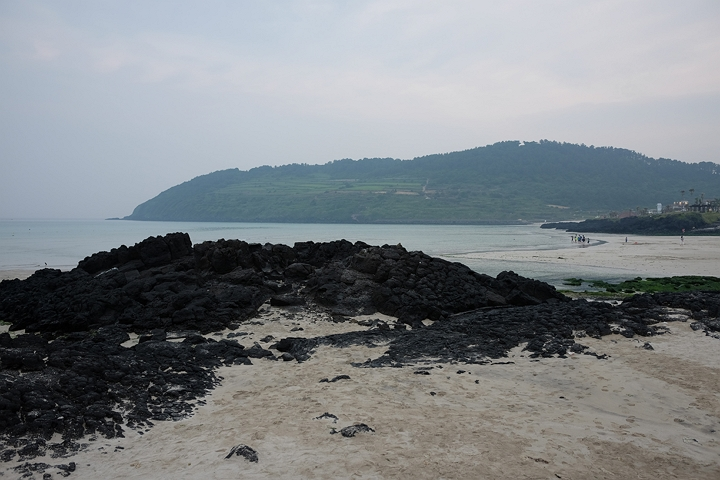
#> input picture 5주차/img1.jpg, 720 x 480 px
$ python 5_3.py
#> lines starting #> are read from the running program, lines starting #| are printed output that depends on the picture
import cv2 as cv
import numpy as np
import matplotlib.pyplot as plt

# 두 개의 이미지를 불러옵니다
img1 = cv.imread('img1.jpg')
#> img1 is the input picture: shape (480, 720, 3); mean B, G, R 134.2, 130.6, 125.7
img2 = cv.imread('img2.jpg')
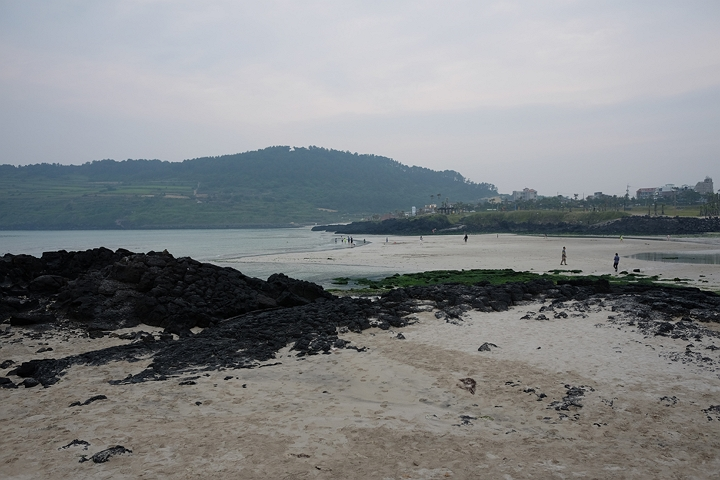
#> input picture 5주차/img2.jpg, 720 x 480 px
#> img2 is the input picture: shape (480, 720, 3); mean B, G, R 134.4, 132.3, 129.6

# BGR 컬러 영상을 명암 영상으로 변환
gray1 = cv.cvtColor(img1, cv.COLOR_BGR2GRAY)
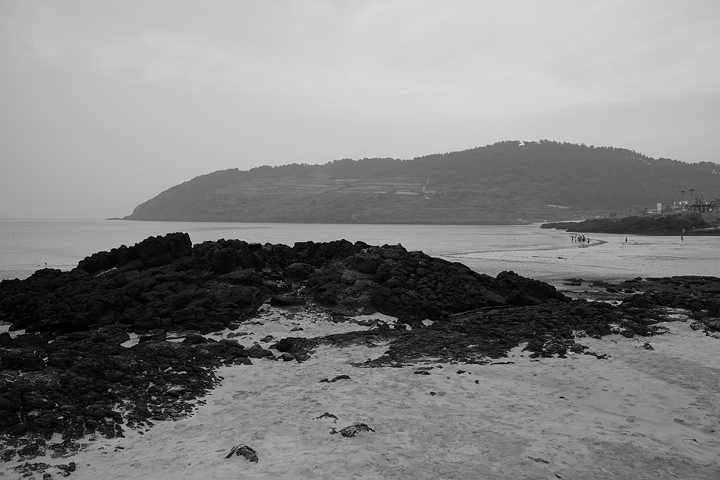
#> gray1: shape (480, 720); min 0, max 219, mean 129.5
gray2 = cv.cvtColor(img2, cv.COLOR_BGR2GRAY)
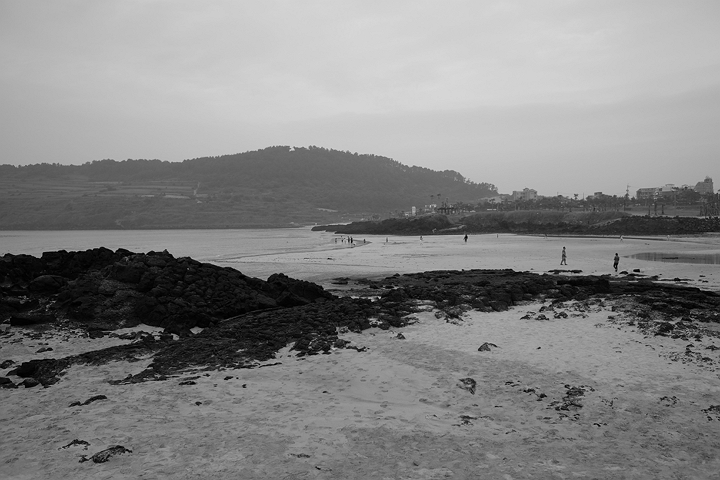
#> gray2: shape (480, 720); min 0, max 218, mean 131.7

# SIFT 특징점 검출기를 생성하고 특징점을 검출합니다
sift = cv.SIFT_create()
kp1, des1 = sift.detectAndCompute(gray1, None)
#> kp1 = 927 keypoints; strongest (x, y, size): (619, 303, 2.6), (427, 373, 2.2), (205, 368, 1.9), (440, 367, 2.1)
kp2, des2 = sift.detectAndCompute(gray2, None)
#> kp2 = 965 keypoints; strongest (x, y, size): (466, 237, 2), (638, 270, 2.3), (635, 270, 1.9), (244, 386, 2.5)

# BFMatcher를 사용하여 특징점을 매칭합니다 (요구사항에 맞게 수정)
bf_matcher = cv.BFMatcher()
knn_match = bf_matcher.knnMatch(des1, des2, 2)
#> knn_match = 927 matches

# 좋은 매칭점만 선택합니다
T = 0.7
good_match = []
for nearest1, nearest2 in knn_match:
    if (nearest1.distance / nearest2.distance) < T:
        good_match.append(nearest1)
#> after the loop, good_match = 270 matches

# 매칭된 특징점의 좌표를 추출합니다
points1 = np.float32([kp1[gm.queryIdx].pt for gm in good_match])
#> points1 = 270 pairs, first value 19.44 to 708.6, second value 135.2 to 465.1
points2 = np.float32([kp2[gm.trainIdx].pt for gm in good_match])  # trainIdx 수정
#> points2 = 270 pairs, first value 8.21 to 584.2, second value 141.1 to 471.8

# RANSAC을 사용하여 호모그래피 행렬을 계산합니다
H, _ = cv.findHomography(points1, points2, cv.RANSAC)
#> H = [[1.65, -0.0446, -418.5], [0.176, 1.44, -83.12], [0.000879, 2.58e-05, 1]]

# 이미지 크기를 가져옵니다
h1, w1 = img1.shape[0], img1.shape[1]
#> h1 = 480; w1 = 720
h2, w2 = img2.shape[0], img2.shape[1]
#> h2 = 480; w2 = 720

# warpPerspective를 사용하여 img1을 img2의 관점으로 변환합니다
img1_warped = cv.warpPerspective(img1, H, (w2, h2))
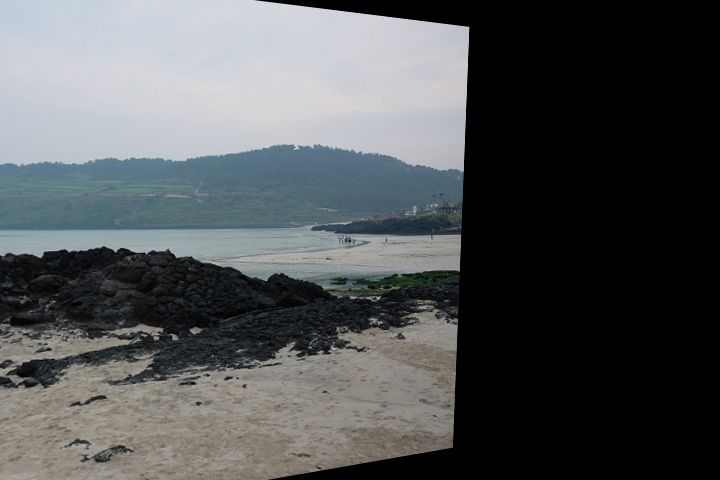
#> img1_warped: shape (480, 720, 3); mean B, G, R 86.3, 84.9, 82

overlay = cv.addWeighted(img1, 0.5, img1_warped, 0.5, 0)
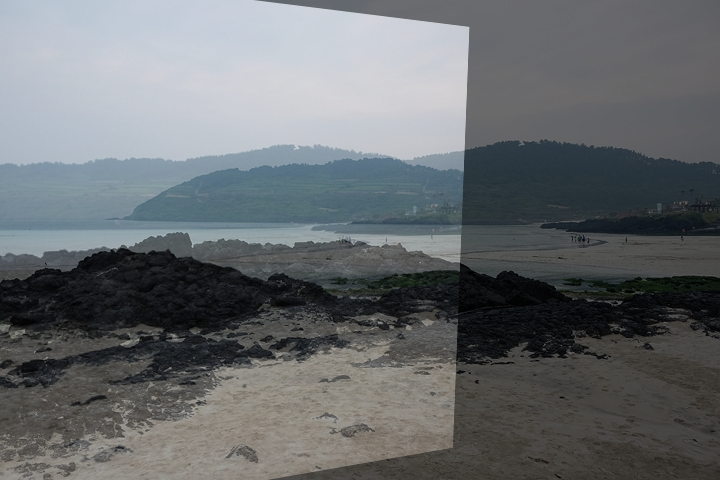
#> overlay: shape (480, 720, 3); mean B, G, R 110.2, 107.7, 103.9

# 매칭 결과를 보여줍니다
img_match = np.empty((max(h1, h2), w1 + w2, 3), dtype=np.uint8)
cv.drawMatches(img1, kp1, img2, kp2, good_match, img_match, flags=cv.DrawMatchesFlags_NOT_DRAW_SINGLE_POINTS)
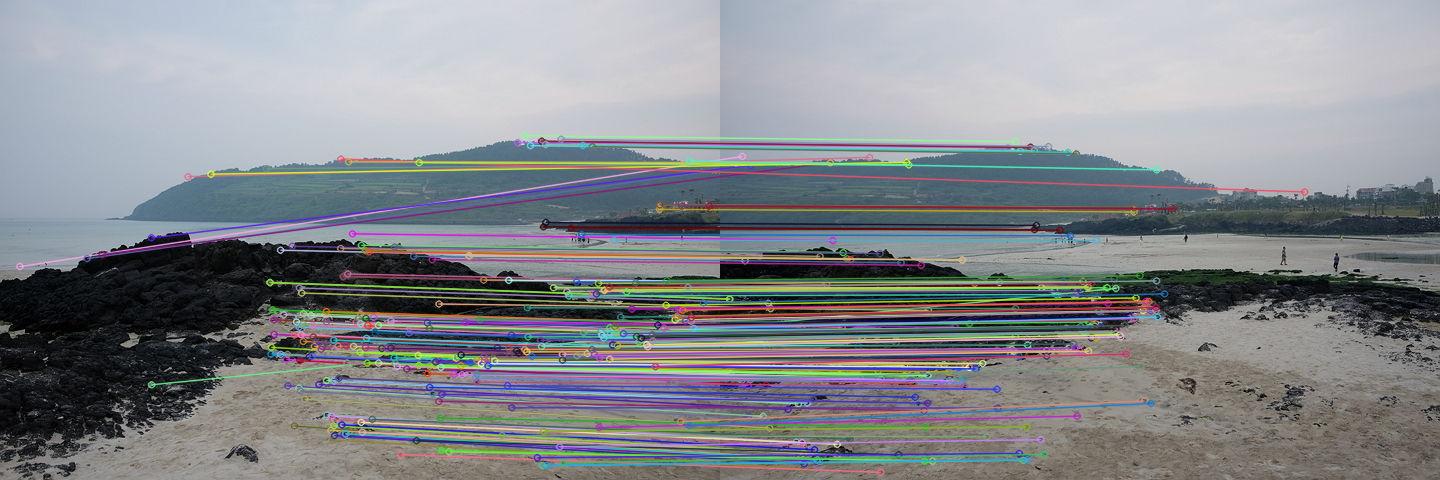
#> img_match: shape (480, 1440, 3); mean B, G, R 141.2, 137.1, 134.2

# 결과를 출력합니다
cv.imshow('Matching', img_match)
cv.imshow('Overlay', overlay)

k = cv.waitKey(0)
#> (key Esc is pressed here)
cv.destroyAllWindows()
